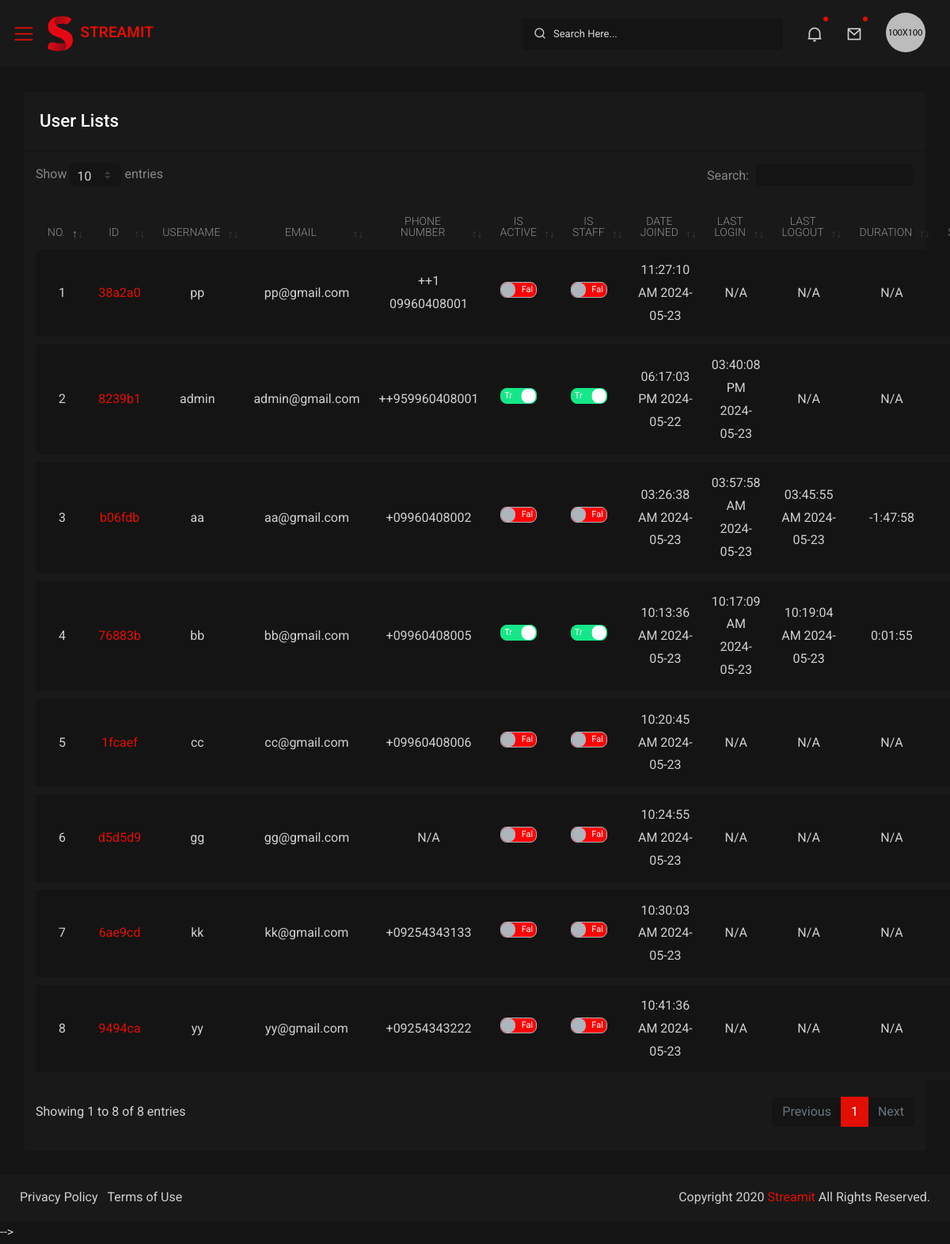
The app's page /myadmin/users/ with its own data.
### users/models.py (models this page shows, shortened)
class CustomUser(AbstractBaseUser, PermissionsMixin):
    GENDER_CHOICES = (
        ('M', 'Male'),
        ('F', 'Female'),
        ('N', 'Non-Binary')
    )
    id = models.UUIDField(primary_key=True, default=uuid.uuid4, editable=False)
    username = models.CharField(max_length=255, unique=True)
    email = models.EmailField(unique=True)
    phone_number = models.CharField(max_length=15, blank=True, null=True)
    age = models.IntegerField(blank=True, null=True)
    image = models.ImageField(upload_to='user_images/', blank=True, null=True)
    address = models.TextField(blank=True, null=True)
    gender = models.CharField(max_length=1, choices=GENDER_CHOICES, blank=True, null=True)
    is_active = models.BooleanField(default=True)
    is_staff = models.BooleanField(default=False)
    date_joined = models.DateTimeField(auto_now_add=True)
    last_login = models.DateTimeField(null=True, blank=True)
    last_activity = models.DateTimeField(null=True, blank=True)
    last_logout = models.DateTimeField(null=True, blank=True)
    created_at = models.DateTimeField(default=timezone.now)
    objects = CustomUserManager()
    USERNAME_FIELD = 'username'
    REQUIRED_FIELDS = ['email', 'phone_number']
    @property
    def formatted_phone_number(self):
        if self.phone_number:
            return f'+{self.phone_number}'
        return "N/A"
    @property
    def get_status(self):
        if self.last_activity:
            delta = timezone.now() - self.last_activity
            if delta.total_seconds() < 300:  # Considered online if active within the last 5 minutes
                return "Online"
        return "Offline"
    @property
    def get_duration(self):
        if self.last_logout and self.last_login:
            duration = self.last_logout - self.last_login
            total_seconds = int(duration.total_seconds())
            hours, remainder = divmod(total_seconds, 3600)
            minutes, seconds = divmod(remainder, 60)
            return f'{hours}:{minutes:02}:{seconds:02}'
        return "N/A"
    @property
    def formatted_date_joined(self):
        if self.date_joined:
            return self.date_joined.strftime("%I:%M:%S %p %Y-%m-%d")
        return "N/A"
    @property
    def formatted_last_login(self):
        if self.last_login:
            return self.last_login.strftime("%I:%M:%S %p %Y-%m-%d")
        return "N/A"
    @property
    def formatted_last_logout(self):
        if self.last_logout:
            return self.last_logout.strftime("%I:%M:%S %p %Y-%m-%d")
        return "N/A"

### myadmin/views.py (the view)
# urls.py: path('users/', user_list, name='user_list'),
def user_list(request):
    CustomUser = get_user_model()
    users = CustomUser.objects.all().order_by('-created_at')
    return render(request, 'user_list.html', {'users': users})

### myadmin/templates/user_list.html (shortened to what this page needs)
{% extends 'admin_base.html' %}
{% block body %}
{% load static %}
<div id="content-page" class="content-page">
    <div class="container-fluid">
        <div class="row">
            <div class="col-sm-12">
                <div class="iq-card">
                    <div class="iq-card-header d-flex justify-content-between">
                        <div class="iq-header-title">
                            <h4 class="card-title">User Lists</h4>
                        </div>
                    </div>
                    <div class="iq-card-body">
                        <div class="table-view">
                            <table class="data-tables table movie_table" style="width:100%">
                                <thead>
                                    <tr>
                                        <th style="width: 5%;">No.</th>
                                        <th style="width: 5%;">ID</th>
                                        <th style="width: 10%;">Username</th>
                                        <th style="width: 10%;">Email</th>
                                        <th style="width: 10%;">Phone Number</th>
                                        <th style="width: 10%;">Is Active</th>
                                        <th style="width: 10%;">Is Staff</th>
                                        <th style="width: 10%;">Date Joined</th>
                                        <th style="width: 10%;">Last Login</th>
                                        <th style="width: 10%;">Last Logout</th>
                                        <th style="width: 10%;">Duration</th>
                                        <th style="width: 10%;">Status</th>
                                    </tr>
                                </thead>
                                <tbody>
                                    {% for user in users %}
                                    <tr id="user-row-{{ user.id }}">
                                        <td>{{ forloop.counter }}</td>
                                        <td><a href="{% url 'user_detail' user_id=user.id %}">{{ user.id|stringformat:"s"|slice:":6" }}</a></td>
                                        <td>{{ user.username }}</td>
                                        <td>{{ user.email }}</td>
                                        <td>{{ user.formatted_phone_number }}</td>
                                        <td>
                                            <div class="custom-control custom-switch custom-switch-text custom-switch-color custom-control-inline">
                                                <div class="custom-switch-inner">
                                                </div>
                                            </div>
                                        </td>
                                        <td>
                                            <div class="custom-control custom-switch custom-switch-text custom-switch-color custom-control-inline">
                                                <div class="custom-switch-inner">
                                                </div>
                                            </div>
                                        </td>
                                        <td>{{ user.formatted_date_joined }}</td>
                                        <td>{{ user.formatted_last_login }}</td>
                                        <td>{{ user.formatted_last_logout }}</td>
                                        <td>{{ user.get_duration }}</td>
                                        <td>{{ user.get_status }}</td>
                                    </tr>
                                    {% endfor %}
                                </tbody>
                            </table>
                        </div>
                    </div>
                </div>
            </div>
        </div>
    </div>
</div>
{% endblock %}

### static/assets/css/typography.css (style rules this page uses)
body { font-family: 'Roboto', sans-serif; font-weight: 400; font-style: normal; font-size: 16px; line-height: 1.8; padding: 0; margin: 0; color: var(--iq-body-text); background: var(--iq-body-bg); }
h1, h2, h3, h4, h5, h6 { font-family: 'Roboto', sans-serif; font-weight: 500; margin: 0px; line-height: 1.5; color: var(--iq-title-text); }
h4 { font-size: 1.400em; }
.table td, .table th { vertical-align: middle; }
.table thead th { border-bottom: 2px solid var(--iq-body-bg); }
.table td, .table th { border-top: 1px solid var(--iq-body-bg); }
.iq-card { background: var(--iq-light-card); -webkit-border-radius: 5px; -moz-border-radius: 5px; border-radius: 5px; margin-bottom: 30px; border: none; }
.iq-card-body { padding: 15px; }
.iq-card .iq-card-header, .iq-card-transparent .iq-card-header { padding: 20px; margin-bottom: 0; -ms-flex-align: center !important; align-items: center !important; border-bottom: 1px solid rgb(20 20 20); }
.iq-card .iq-card-header .iq-header-title .card-title, .iq-card-transparent .iq-card-header .iq-header-title .card-title { margin-bottom: 0; }

### static/assets/css/style.css (style rules this page uses)
.table { color: var(--iq-body-text); }
::placeholder { color: #d9d5d5 !important; opacity: 1; }
.content-page { overflow: hidden; margin-left: 300px; padding: 117px 15px 0; min-height: 100vh; -webkit-transition: all 0.3s ease-out 0s; -moz-transition: all 0.3s ease-out 0s; -ms-transition: all 0.3s ease-out 0s; -o-transition: all 0.3s ease-out 0s; transition: all 0.3s ease-out 0s; }
.movie_table tbody tr { border-bottom: 10px solid var(--iq-light-card); background-color: var(--iq-body-bg); }
.movie_table tbody td { background-color: transparent; border: 0px solid transparent; text-align: center; }
.movie_table thead th { font-size: 14px; color: rgba(255, 255, 255, 0.5); font-weight: 300; padding: 0 15px 15px 15px; line-height: 100%; margin-bottom: 0; border: none; text-transform: uppercase; text-align: center; }
table.dataTable { border-collapse: collapse !important; }
.custom-switch.custom-switch-icon, .custom-switch.custom-switch-text { padding-left: 0; }
.custom-switch-inner { display: block; text-align: center; }

### static/assets/css/responsive.css (style rules this page uses)
@media (max-width:1299px) { .content-page, body.sidebar-main .content-page { margin-left: 0; padding: 116px 15px 0; } }

### records on screen
CustomUser: id "38a2a0", username "pp", email "pp@gmail.com", formatted_phone_number "++1 09960408001", formatted_date_joined "11:27:10 AM 2024-05-23", formatted_last_login "N/A", formatted_last_logout "N/A", get_duration "N/A"
CustomUser: id "8239b1", username "admin", email "admin@gmail.com", formatted_phone_number "++959960408001", formatted_date_joined "06:17:03 PM 2024-05-22", formatted_last_login "03:40:08 PM 2024-05-23", formatted_last_logout "N/A", get_duration "N/A"
CustomUser: id "b06fdb", username "aa", email "aa@gmail.com", formatted_phone_number "+09960408002", formatted_date_joined "03:26:38 AM 2024-05-23", formatted_last_login "03:57:58 AM 2024-05-23", formatted_last_logout "03:45:55 AM 2024-05-23", get_duration "-1:47:58"
CustomUser: id "76883b", username "bb", email "bb@gmail.com", formatted_phone_number "+09960408005", formatted_date_joined "10:13:36 AM 2024-05-23", formatted_last_login "10:17:09 AM 2024-05-23", formatted_last_logout "10:19:04 AM 2024-05-23", get_duration "0:01:55"
CustomUser: id "1fcaef", username "cc", email "cc@gmail.com", formatted_phone_number "+09960408006", formatted_date_joined "10:20:45 AM 2024-05-23", formatted_last_login "N/A", formatted_last_logout "N/A", get_duration "N/A"
CustomUser: id "d5d5d9", username "gg", email "gg@gmail.com", formatted_phone_number "N/A", formatted_date_joined "10:24:55 AM 2024-05-23", formatted_last_login "N/A", formatted_last_logout "N/A", get_duration "N/A"
CustomUser: id "6ae9cd", username "kk", email "kk@gmail.com", formatted_phone_number "+09254343133", formatted_date_joined "10:30:03 AM 2024-05-23", formatted_last_login "N/A", formatted_last_logout "N/A", get_duration "N/A"
CustomUser: id "9494ca", username "yy", email "yy@gmail.com", formatted_phone_number "+09254343222", formatted_date_joined "10:41:36 AM 2024-05-23", formatted_last_login "N/A", formatted_last_logout "N/A", get_duration "N/A"
